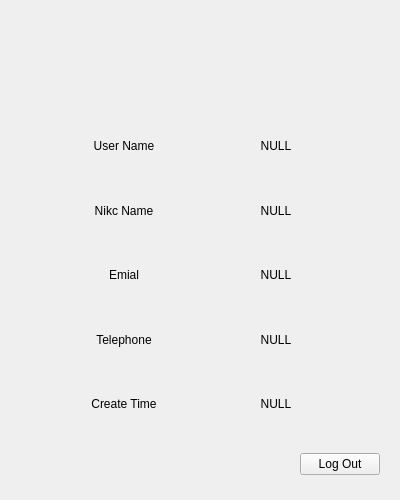
<?xml version="1.0" encoding="UTF-8"?>
<ui version="4.0">
 <class>User_Info</class>
 <widget class="QWidget" name="User_Info">
  <property name="geometry">
   <rect>
    <x>0</x>
    <y>0</y>
    <width>400</width>
    <height>500</height>
   </rect>
  </property>
  <property name="minimumSize">
   <size>
    <width>400</width>
    <height>500</height>
   </size>
  </property>
  <property name="maximumSize">
   <size>
    <width>400</width>
    <height>500</height>
   </size>
  </property>
  <property name="windowTitle">
   <string>Form</string>
  </property>
  <layout class="QGridLayout" name="gridLayout_4">
   <item row="0" column="0">
    <layout class="QVBoxLayout" name="verticalLayout">
     <item>
      <layout class="QHBoxLayout" name="horizontalLayout">
       <item>
        <spacer name="horizontalSpacer">
         <property name="orientation">
          <enum>Qt::Horizontal</enum>
         </property>
         <property name="sizeHint" stdset="0">
          <size>
           <width>40</width>
           <height>20</height>
          </size>
         </property>
        </spacer>
       </item>
       <item>
        <widget class="QPushButton" name="btn_user_icon">
         <property name="enabled">
          <bool>false</bool>
         </property>
         <property name="maximumSize">
          <size>
           <width>100</width>
           <height>100</height>
          </size>
         </property>
         <property name="text">
          <string/>
         </property>
         <property name="icon">
          <iconset resource="Resource.qrc">
           <normaloff>:/User.png</normaloff>
           <disabledoff>:/User.png</disabledoff>
           <disabledon>:/User.png</disabledon>
           <selectedoff>:/User.png</selectedoff>:/User.png</iconset>
         </property>
         <property name="iconSize">
          <size>
           <width>100</width>
           <height>100</height>
          </size>
         </property>
         <property name="autoDefault">
          <bool>false</bool>
         </property>
         <property name="flat">
          <bool>true</bool>
         </property>
        </widget>
       </item>
       <item>
        <spacer name="horizontalSpacer_2">
         <property name="orientation">
          <enum>Qt::Horizontal</enum>
         </property>
         <property name="sizeHint" stdset="0">
          <size>
           <width>40</width>
           <height>20</height>
          </size>
         </property>
        </spacer>
       </item>
      </layout>
     </item>
     <item>
      <layout class="QGridLayout" name="gridLayout_2">
       <item row="0" column="0">
        <spacer name="horizontalSpacer_3">
         <property name="orientation">
          <enum>Qt::Horizontal</enum>
         </property>
         <property name="sizeType">
          <enum>QSizePolicy::Fixed</enum>
         </property>
         <property name="sizeHint" stdset="0">
          <size>
           <width>40</width>
           <height>20</height>
          </size>
         </property>
        </spacer>
       </item>
       <item row="0" column="1">
        <layout class="QGridLayout" name="gridLayout">
         <item row="2" column="0">
          <widget class="QLabel" name="label_email">
           <property name="text">
            <string>Emial</string>
           </property>
           <property name="alignment">
            <set>Qt::AlignCenter</set>
           </property>
          </widget>
         </item>
         <item row="4" column="0">
          <widget class="QLabel" name="label_create_time">
           <property name="text">
            <string>Create Time</string>
           </property>
           <property name="alignment">
            <set>Qt::AlignCenter</set>
           </property>
          </widget>
         </item>
         <item row="0" column="0">
          <widget class="QLabel" name="label_user_name">
           <property name="text">
            <string>User Name</string>
           </property>
           <property name="alignment">
            <set>Qt::AlignCenter</set>
           </property>
          </widget>
         </item>
         <item row="0" column="1">
          <widget class="QLabel" name="label_value_user_name">
           <property name="text">
            <string>NULL</string>
           </property>
           <property name="alignment">
            <set>Qt::AlignCenter</set>
           </property>
          </widget>
         </item>
         <item row="1" column="0">
          <widget class="QLabel" name="label_nick_name">
           <property name="text">
            <string>Nikc Name</string>
           </property>
           <property name="alignment">
            <set>Qt::AlignCenter</set>
           </property>
          </widget>
         </item>
         <item row="3" column="0">
          <widget class="QLabel" name="label_telephone">
           <property name="text">
            <string>Telephone</string>
           </property>
           <property name="alignment">
            <set>Qt::AlignCenter</set>
           </property>
          </widget>
         </item>
         <item row="1" column="1">
          <widget class="QLabel" name="label_value_nic_name">
           <property name="text">
            <string>NULL</string>
           </property>
           <property name="alignment">
            <set>Qt::AlignCenter</set>
           </property>
          </widget>
         </item>
         <item row="4" column="1">
          <widget class="QLabel" name="label_value_create_time">
           <property name="text">
            <string>NULL</string>
           </property>
           <property name="alignment">
            <set>Qt::AlignCenter</set>
           </property>
          </widget>
         </item>
         <item row="3" column="1">
          <widget class="QLabel" name="label_value_telephone">
           <property name="text">
            <string>NULL</string>
           </property>
           <property name="alignment">
            <set>Qt::AlignCenter</set>
           </property>
          </widget>
         </item>
         <item row="2" column="1">
          <widget class="QLabel" name="label_value_email">
           <property name="text">
            <string>NULL</string>
           </property>
           <property name="alignment">
            <set>Qt::AlignCenter</set>
           </property>
          </widget>
         </item>
        </layout>
       </item>
       <item row="0" column="2">
        <spacer name="horizontalSpacer_4">
         <property name="orientation">
          <enum>Qt::Horizontal</enum>
         </property>
         <property name="sizeType">
          <enum>QSizePolicy::Fixed</enum>
         </property>
         <property name="sizeHint" stdset="0">
          <size>
           <width>40</width>
           <height>20</height>
          </size>
         </property>
        </spacer>
       </item>
      </layout>
     </item>
    </layout>
   </item>
   <item row="1" column="0">
    <widget class="QWidget" name="widget" native="true">
     <property name="maximumSize">
      <size>
       <width>16777215</width>
       <height>50</height>
      </size>
     </property>
     <layout class="QGridLayout" name="gridLayout_3">
      <item row="0" column="0">
       <layout class="QHBoxLayout" name="horizontalLayout_2">
        <item>
         <spacer name="horizontalSpacer_5">
          <property name="orientation">
           <enum>Qt::Horizontal</enum>
          </property>
          <property name="sizeHint" stdset="0">
           <size>
            <width>208</width>
            <height>28</height>
           </size>
          </property>
         </spacer>
        </item>
        <item>
         <widget class="QPushButton" name="btn_logout">
          <property name="text">
           <string>Log Out</string>
          </property>
         </widget>
        </item>
       </layout>
      </item>
     </layout>
    </widget>
   </item>
  </layout>
 </widget>
 <resources>
  <include location="Resource.qrc"/>
 </resources>
 <connections/>
</ui>
